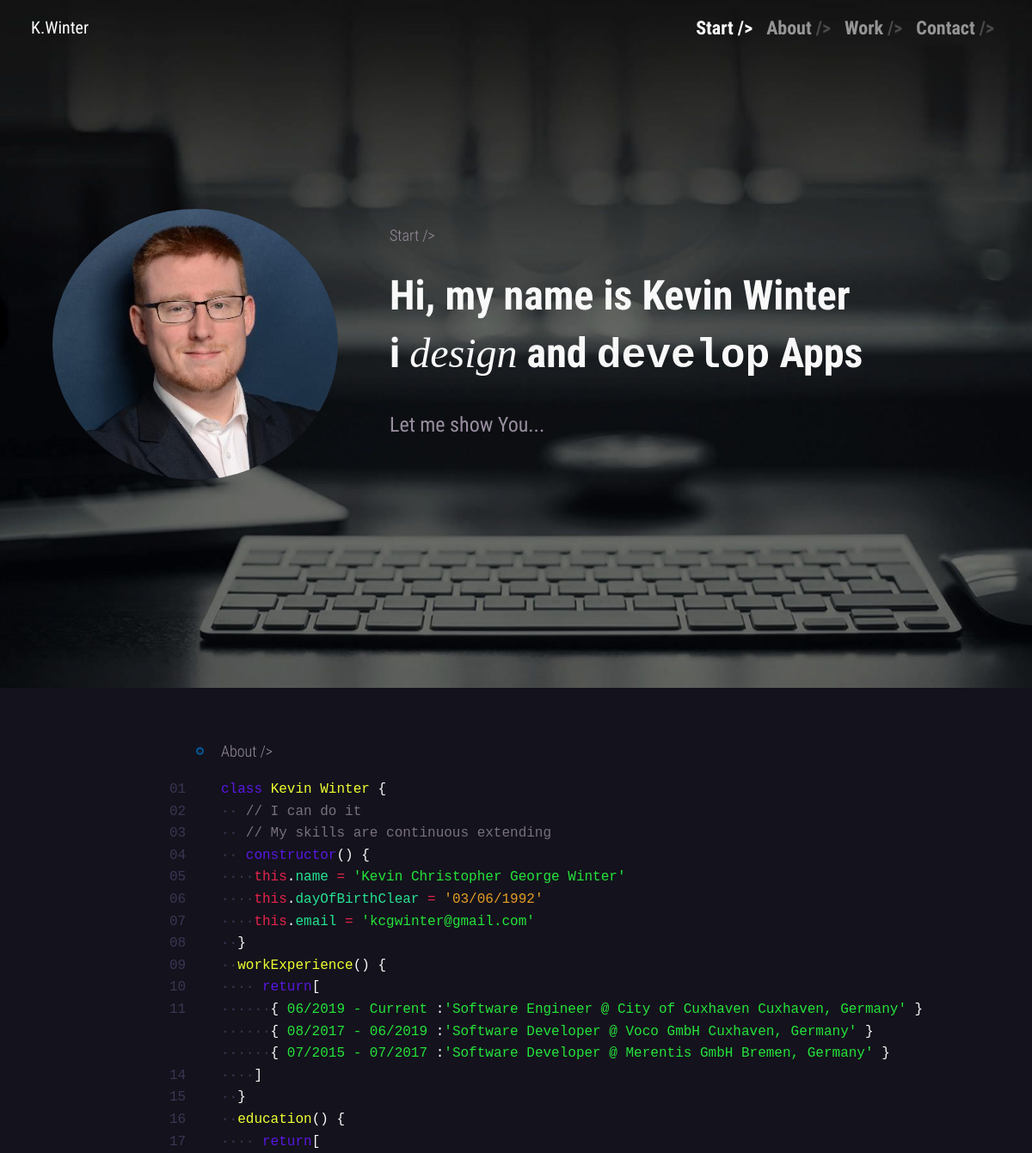
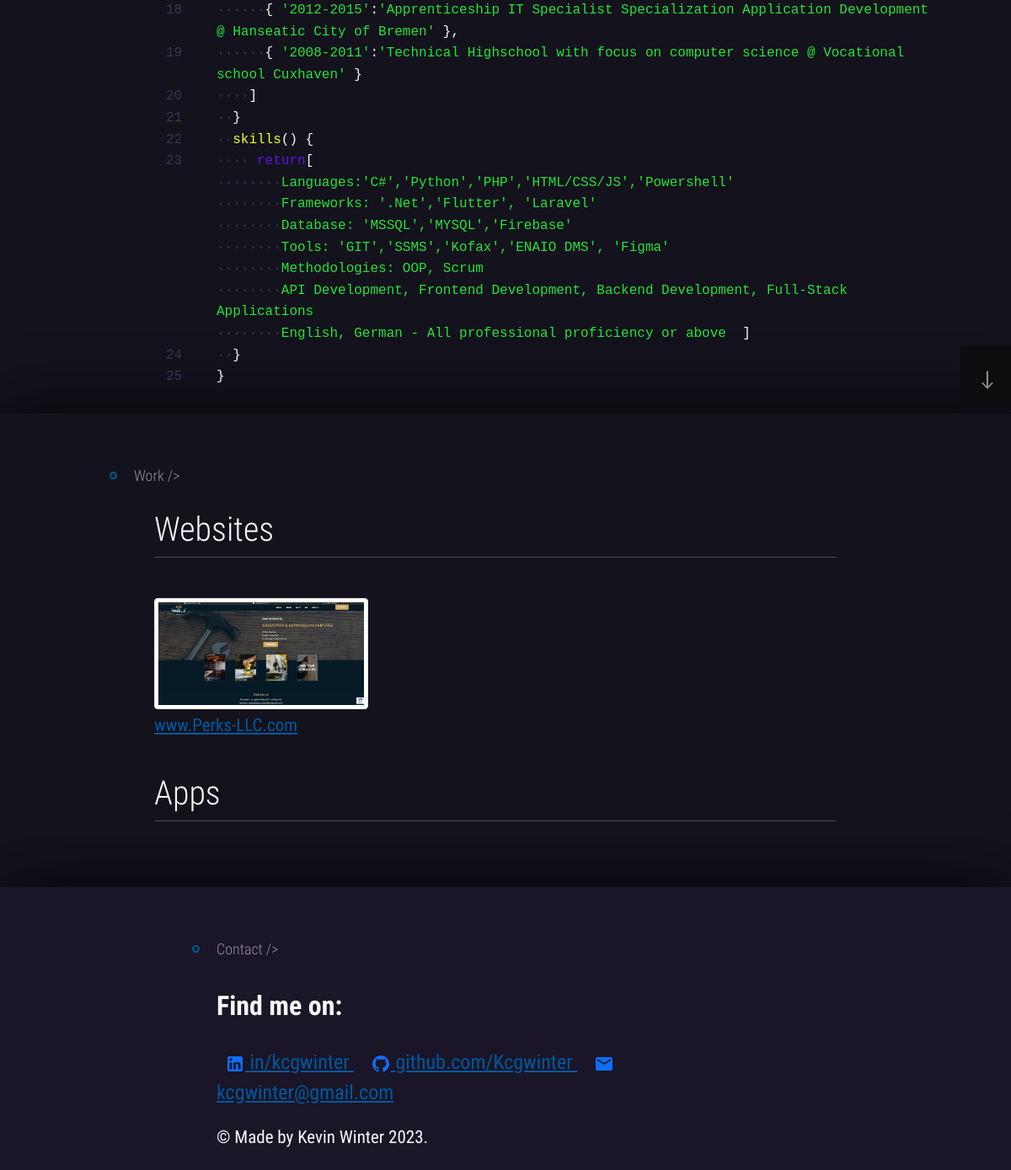
The page / on the database its author committed (2 pictures, top to bottom).
### tables this page shows
CREATE TABLE personal_data ( 
    id INTEGER PRIMARY KEY AUTOINCREMENT,
    created TIMESTAMP NOT NULL DEFAULT CURRENT_TIMESTAMP,
    name TEXT NOT NULL,
    dayOfBirth TEXT NOT NULL,
    email TEXT NOT NULL
);

CREATE TABLE work_experience ( 
    id INTEGER PRIMARY KEY AUTOINCREMENT,
    created TIMESTAMP NOT NULL DEFAULT CURRENT_TIMESTAMP,
    title TEXT NOT NULL,
    fromTill TEXT NOT NULL,
    city TEXT NOT NULL,
    company TEXT NOT NULL
);

CREATE TABLE skills ( 
    id INTEGER PRIMARY KEY AUTOINCREMENT,
    created TIMESTAMP NOT NULL DEFAULT CURRENT_TIMESTAMP,
    title TEXT NOT NULL,
    years INTEGER NOT NULL
);

### app.py (the view)
@app.route('/')
def index():
    conn = get_connection()
    personalData = conn.execute('SELECT * FROM personal_data').fetchall()
    work_experience = conn.execute('SELECT * FROM work_experience').fetchall()
    skills = conn.execute('SELECT * FROM skills').fetchall()
    conn.close()
    return render_template('index.html', personalData=personalData, work_experience=work_experience, skills=skills)

### templates/index.html (shortened to what this page needs)
<!DOCTYPE html>
<html lang="en">
<head>
    <link href="https://cdn.jsdelivr.net/npm/bootstrap@5.0.2/dist/css/bootstrap.min.css" rel="stylesheet">
    <link rel="stylesheet" href="{{ url_for('static', filename= 'css/sidebar.css')}}" />
    <link rel="stylesheet" href="{{ url_for('static', filename= 'css/top.css')}}" />
    <link rel="stylesheet" href="{{ url_for('static', filename= 'css/styles.css')}}" />
    <link rel="stylesheet" href="https://cdnjs.cloudflare.com/ajax/libs/animate.css/4.1.1/animate.min.css" />
</head>
<body>
    <nav class="navbar navbar-dark fixed-top navbar-expand-md headspace" id="main-nav">
        <div class="container-fluid">
            <a aria-label="Kevin" href="#start" target="_self" class="navbar-brand">K.Winter
            </a>
            <div id="navbarCollapse" class="navbar-collapse collapse">
                <ul class="navbar-nav ml-auto">
                    <li class="nav-item active"><a href="#start" target="_self" class="nav-link active">Start
                            <b>/&gt;</b></a></li>
                    <li class="nav-item"><a href="#about" target="_self" class="nav-link">About <span>/&gt;</span></a>
                    </li>
                    <li class="nav-item"><a href="#work" target="_self" class="nav-link">Work <span>/&gt;</span></a>
                    </li>
                    <li class="nav-item"><a href="#contact" target="_self" class="nav-link">Contact
                            <span>/&gt;</span></a>
                    </li>
                </ul>
            </div>
        </div>
    </nav>
    {% include 'header.html' %}
    {% include 'about.html' %}
    {% include 'work.html' %}
    {% include 'contact.html' %}
</body>
</html>

### templates/header.html (shortened to what this page needs)
    <header id="start">
        <div class="navbar-offset-top min100vh d-flex top-jumbotron pr container-fluid">
            <div class="row align-self-center w-100 align-items-center justify-content-center"
                style="flex: initial !important">
                <div class="mx-auto col-sm-3 col-3">
                    <img src="{{ url_for('static', filename= 'img/ProfilePicture_.png')}}" class="profile_img">
                </div>
                <div class="mx-auto col-sm-7 col-md-7 col-9">
                    <span>
                        <div class="block-reveal block-reveal--active">
                            <small id="first-element" class="block-reveal__text section-title mb-3 pb-3">Start
                                /&gt;</small>
                        </div>
                    </span><br />
                    <div class="block-reveal block-reveal--active">
                        <h1 class="block-reveal__text subtitle mb-0">
                            Hi, my name is <strong class="purple">Kevin Winter</strong><br />
                        </h1>
                    </div>
                    <br />
                    <div class="block-reveal block-reveal--active">
                        <h1 class="block-reveal__text subtitle mt-0 ws-nowarp">
                            i <em class="serif normal">design</em> and
                            <span class="mono fat">develop</span>
                            <span class="anim-txt"><span
                                    id="changeHeaderText2"></span></span>
                        </h1>
                    </div>
                    <br />
                    <div class="block-reveal block-reveal--active">
                        <p class="color-gray mt-2 pb-3 block-reveal__text">
                            Let me show You...
                        </p>
                    </div>
                </div>
            </div>
        </div>
    </header>

### templates/about.html
<div id="about" class="min100vh container-fluid chapter">
  <div class="row align-self-top w-100 align-items-start justify-content-center">
    <div class="pt-0 offseted col-sm-9 col-md-9 offset-sm-2 col-10 offset-1">
      <div class=""></div> <small class="section-title bullet-title alt">About /&gt;</small>
      <div class="mt-3">
        <div class="code-wrp">
          <div data-line-nr="01" class="code-l">
            <div class="methods">class</div> <span class="propname">Kevin Winter</span> {
          </div>
          <div data-line-nr="02" class="code-l">
            <div class="dot">··</div>
            <div class="comment">// I can do it</div>
          </div>
          <div data-line-nr="03" class="code-l">
            <div class="dot">··</div>
            <div class="comment">// My skills are continuous extending</div>
          </div>
          <div data-line-nr="04" class="code-l">
            <div class="dot">··</div>
            <div class="methods">constructor</div>() {
          </div>
          <div data-line-nr="05" class="code-l">
            <div class="dot">····</div><span class="scope">this</span>.<span class="prop2">name</span>
            <span class="scope">=</span>
            <span class="string">
              {% for personal in personalData %}
                '{{ personal.name }}'
              {% endfor %}
            </span>
          </div>
          <div data-line-nr="06" class="code-l">
            <div class="dot">····</div><span class="scope">this</span>.<span class="prop2">dayOfBirthClear</span> <span class="scope">=</span>
            <span class="number">
              {% for personal in personalData %}
                '{{ personal.dayOfBirth }}'
              {% endfor %}
            </span>
          </div>
          <div data-line-nr="07" class="code-l">
            <div class="dot">····</div><span class="scope">this</span>.<span class="prop2">email</span>
            <span class="scope">=</span>
            <span class="string">
              {% for personal in personalData %}
                '{{ personal.email }}'
              {% endfor %}
            </span>
          </div>
          <div data-line-nr="08" class="code-l">
            <div class="dot">··</div>}
          </div>
          <div data-line-nr="09" class="code-l">
            <div class="dot">··</div><span class="propname">workExperience</span>() {
          </div>
          <div data-line-nr="10" class="code-l">
            <div class="dot">····</div>
            <div class="methods">return</div>[
          </div>
          <div data-line-nr="11" class="code-l">
            {% for work in work_experience %}
              <div class="dot">······</div>{ <span class="string">{{ work.fromTill }}</span> :<span class="string">'{{ work.title }} @ {{ work.company }} {{ work.city }}'</span> } <br />
            {% endfor %}
            <div data-line-nr="14" class="code-l">
              <div class="dot">····</div>]
            </div>
            <div data-line-nr="15" class="code-l">
              <div class="dot">··</div>}
            </div>
            <div data-line-nr="16" class="code-l">
              <div class="dot">··</div><span class="propname">education</span>() {
            </div>
            <div data-line-nr="17" class="code-l">
              <div class="dot">····</div>
              <div class="methods">return</div>[
            </div>
            <div data-line-nr="18" class="code-l">
              <div class="dot">······</div>{ <span class="string">'2012-2015'</span>:<span class="string">'Apprenticeship IT Specialist Specialization Application Development @ Hanseatic City of Bremen'</span> },
            </div>
            <div data-line-nr="19" class="code-l">
              <div class="dot">······</div>{ <span class="string">'2008-2011'</span>:<span class="string">'Technical Highschool with focus on computer science @ Vocational school Cuxhaven'</span> }
            </div>
            <div data-line-nr="20" class="code-l">
              <div class="dot">····</div>]
            </div>
            <div data-line-nr="21" class="code-l">
              <div class="dot">··</div>}
            </div>
            <div data-line-nr="22" class="code-l">
              <div class="dot">··</div><span class="propname">skills</span>() {
            </div>
            <div data-line-nr="23" class="code-l">
              <div class="dot">····</div>
              <div class="methods">return</div>[{% for skill in skills %}
                <br />
                <div class="dot">········</div><span class="string">{{ skill.title }}</span>
              {% endfor %}
              <span class="cursor"></span>]
            </div>
            <div data-line-nr="24" class="code-l">
              <div class="dot">··</div>}
            </div>
            <div data-line-nr="25" class="code-l">}</div>
          </div>
        </div>
      </div>
    </div> <a href="#contact" aria-label="Go to next" class="cp down-arrow"><span>→</span></a>
  </div>
</div>

### templates/work.html (shortened to what this page needs)
    <div id="work" class="min100vh container-fluid chapter">
        <div class="row w-100 justify-content-center">
            <div class="mx-auto offseted col-sm-9 col-md-9 col-10">
                <small class="section-title bullet-title alt">Work /&gt;</small>
                <div class="container">
                    <h1 class="fw-light text-center text-lg-start mt-4 mb-0">Websites</h1>
                    <hr class="mt-2 mb-5">
                    <div class="row text-center text-lg-start">
                        <div class="col-lg-4 col-md-4 col-6">
                            <a target="_blank" href="https://perks-llc.com" class="d-block mb-4 h-100">
                                <img class="img-fluid img-thumbnail"
                                    src="{{ url_for('static', filename= 'img/Perks-llc.webp')}}" alt=""><small>www.Perks-LLC.com</small>
                            </a>
                        </div>
                    </div>
                </div>
                <div class="container">
                    <h1 class="fw-light text-center text-lg-start mt-3 mb-0">Apps</h1>
                    <hr class="mt-2 mb-5">
                </div>
            </div>
        </div>
    </div>

### templates/contact.html (shortened to what this page needs)
<div id="contact">
    <div class="min100vh container-fluid  chapter">
        <div class="row w-100 justify-content-center">
            <div class="mx-auto offseted col-sm-7 col-md-7 col-9">
                <small class="section-title bullet-title alt">Contact /&gt;</small>
                <div class="">
                    <h2 class="mt-3 pt-3 social-title">Find me on:</h2>
                    <div class="social-wrp w-100 mb-3">
                        <a target="_blank" class="contact-link" rel="noreferrer" href="https://www.linkedin.com/in/kcgwinter/">
                            in/kcgwinter
                        </a>
                        <a target="_blank" class="contact-link" rel="noreferrer" href="https://github.com/Kcgwinter">
                            github.com/Kcgwinter
                        </a>
                        <a target="_blank" class="contact-link" rel="noreferrer" href="mailto:kcgwinter@gmail.com">
                            <svg xmlns="http://www.w3.org/2000/svg" width="24" height="24" viewBox="0 0 24 24">
                                <path fill="#0d6efd"
                                    d="M4 20q-.825 0-1.413-.588T2 18V6q0-.825.588-1.413T4 4h16q.825 0 1.413.588T22 6v12q0 .825-.588 1.413T20 20H4Zm8-7l8-5V6l-8 5l-8-5v2l8 5Z" />
                            </svg>
                            kcgwinter@gmail.com
                        </a>
                    </div>
                </div>
            </div>
            <div class="mx-auto copy col-7"><small>© Made
                    by Kevin Winter 2023.</small></div>
        </div>
    </div>
</div>

### rows shown on the page
personal_data: name "Kevin Christopher George Winter", dayOfBirth "03/06/1992", email "kcgwinter@gmail.com"
work_experience: fromTill "06/2019 - Current", title "Software Engineer", company "City of Cuxhaven", city "Cuxhaven, Germany"
work_experience: fromTill "08/2017 - 06/2019", title "Software Developer", company "Voco GmbH", city "Cuxhaven, Germany"
work_experience: fromTill "07/2015 - 07/2017", title "Software Developer", company "Merentis GmbH", city "Bremen, Germany"
skills: title "Languages:'C#','Python','PHP','HTML/CSS/JS','Powershell'"
skills: title "Frameworks: '.Net','Flutter', 'Laravel'"
skills: title "Database: 'MSSQL','MYSQL','Firebase'"
skills: title "Tools: 'GIT','SSMS','Kofax','ENAIO DMS', 'Figma'"
skills: title "Methodologies: OOP, Scrum"
skills: title "API Development, Frontend Development, Backend Development, Full-Stack Applications"
skills: title "English, German - All professional proficiency or above"
